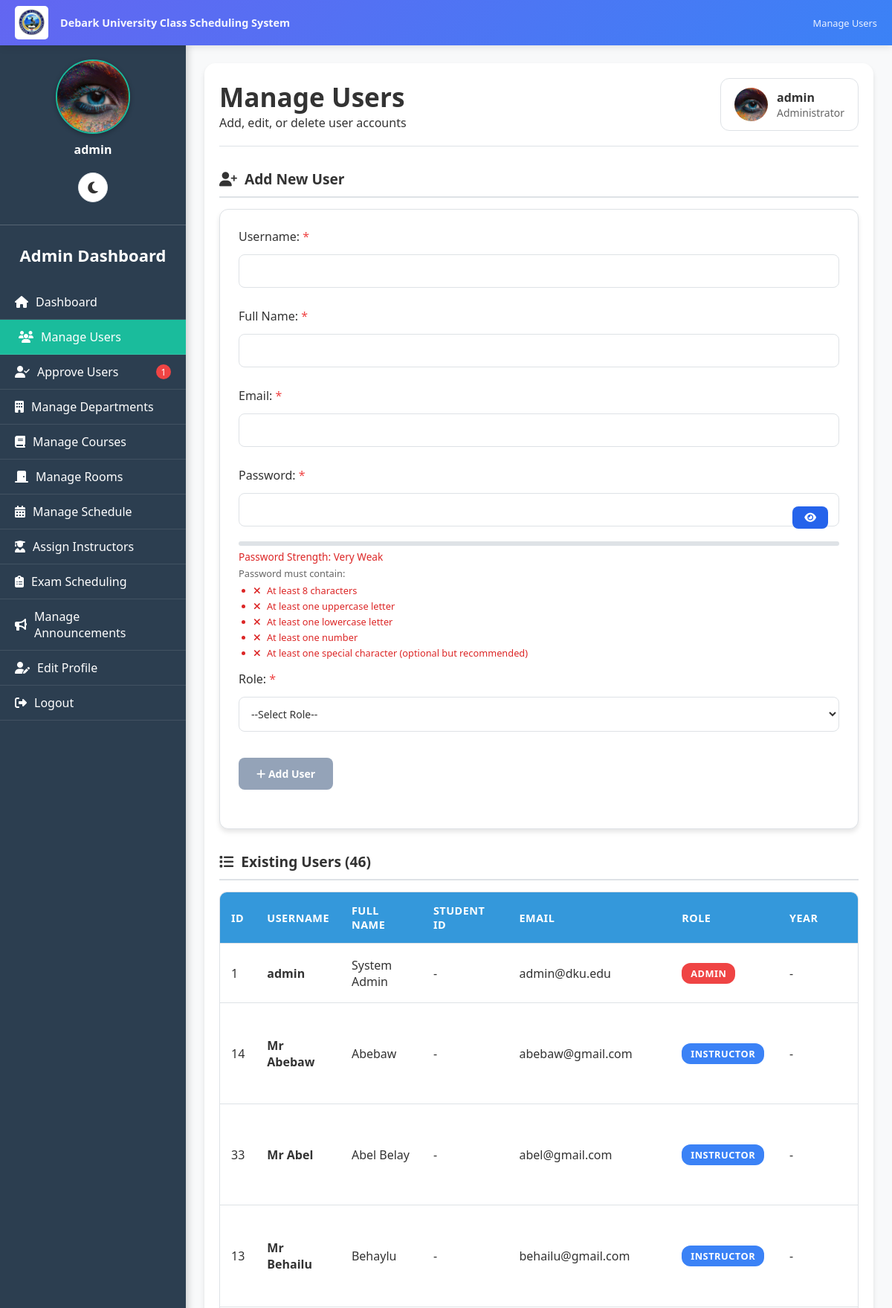
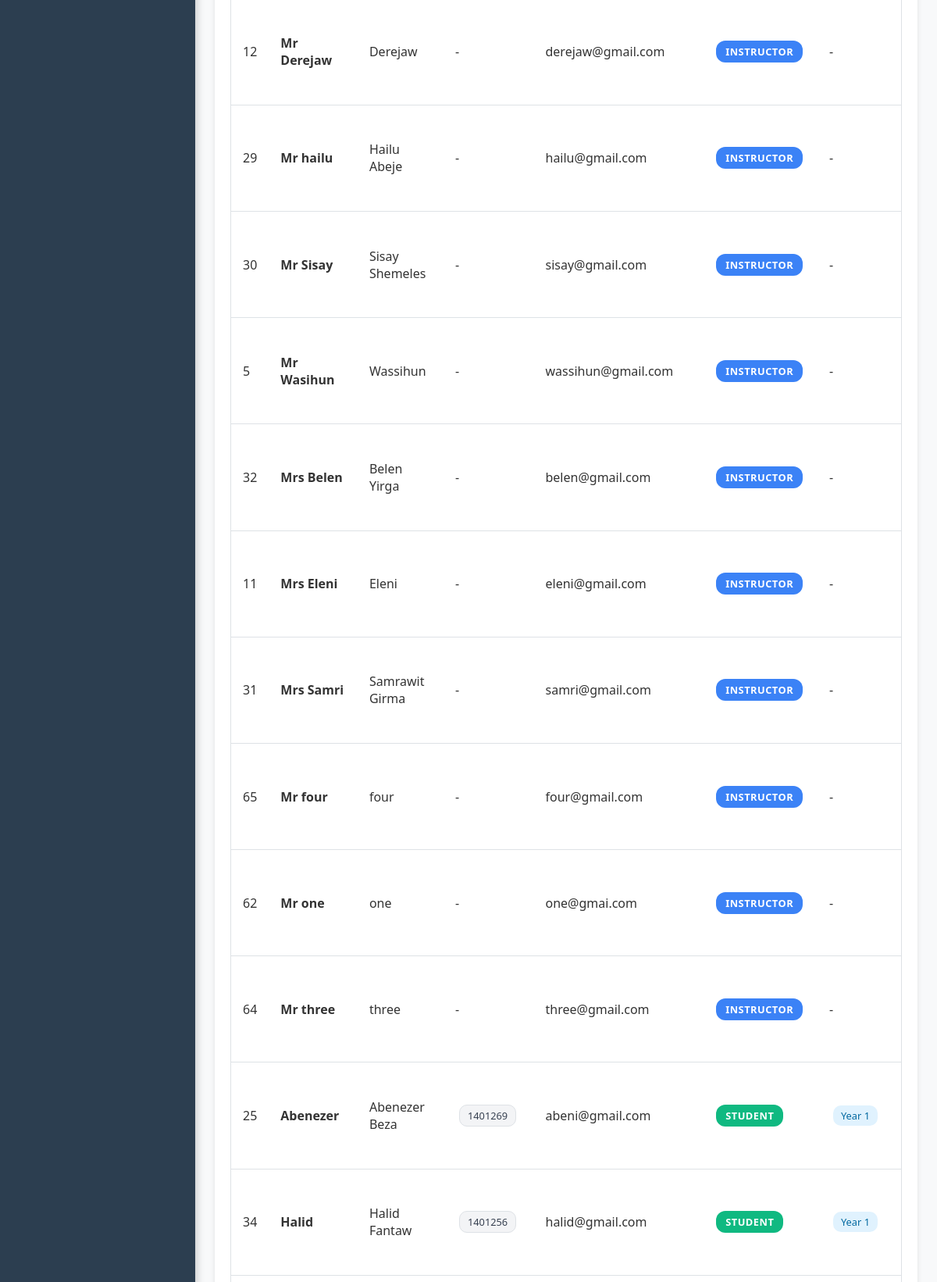
/admin/manage_users.php (signed in, upper part), run on the app's committed database (2 pictures, top to bottom).
### tables this page shows
CREATE TABLE `users` (
  `user_id` int(11) NOT NULL,
  `username` varchar(50) NOT NULL,
  `password` varchar(255) NOT NULL,
  `full_name` varchar(100) NOT NULL,
  `student_id` varchar(50) DEFAULT NULL,
  `email` varchar(100) DEFAULT NULL,
  `role` enum('admin','instructor','student','department_head') NOT NULL,
  `department_id` int(11) DEFAULT NULL,
  `year` varchar(10) DEFAULT NULL,
  `created_at` timestamp NOT NULL DEFAULT current_timestamp(),
  `profile_picture` varchar(255) DEFAULT NULL,
  `email_verified` tinyint(1) DEFAULT 0,
  `verification_token` varchar(255) DEFAULT NULL,
  `is_approved` tinyint(1) DEFAULT 0,
  `is_verified` tinyint(1) NOT NULL DEFAULT 0,
  `id_number` varchar(20) DEFAULT NULL
);

### public/admin/manage_users.php (the view, shortened to what this page needs)
<?php
require __DIR__ . '/../../includes/db.php';
include __DIR__ . '/../includes/darkmode.php';
$user_stmt = $pdo->prepare("SELECT username, email, profile_picture FROM users WHERE user_id=?");
$user_stmt->execute([$_SESSION['user_id']]);
$current_user = $user_stmt->fetch();
function getAdminProfilePicturePath($profile_picture) {
    $locations = [
        __DIR__ . '/../uploads/admin/' . $profile_picture,
        __DIR__ . '/../uploads/' . $profile_picture,
        __DIR__ . '/../../uploads/' . $profile_picture,
        'uploads/admin/' . $profile_picture,
        '../uploads/admin/' . $profile_picture,
        'uploads/' . $profile_picture,
        '../uploads/' . $profile_picture,
    ];
    foreach ($locations as $location) {
        if (file_exists($location)) {
            if (strpos($location, '/admin/') !== false) {
                return '../uploads/admin/' . $profile_picture;
            } elseif (strpos($location, 'uploads/admin/') !== false) {
                return 'uploads/admin/' . $profile_picture;
            } elseif (strpos($location, '../uploads/') !== false) {
                return '../uploads/' . $profile_picture;
            } elseif (strpos($location, 'uploads/') !== false) {
                return 'uploads/' . $profile_picture;
            }
        }
    }
    return '../assets/default_profile.png';
}
$profile_img_path = getAdminProfilePicturePath($current_user['profile_picture'] ?? '');
$editing = false;
$edit_data = [];
$pending_stmt = $pdo->query("SELECT COUNT(*) as count FROM users WHERE is_approved = 0");
$pending_approvals = $pending_stmt->fetchColumn() ?: 0;
$users = $pdo->query("SELECT u.*, d.department_name FROM users u LEFT JOIN departments d ON u.department_id=d.department_id ORDER BY u.role, u.year, u.username")->fetchAll();
$current_page = basename($_SERVER['PHP_SELF']);
?>
<!DOCTYPE html>
<html lang="en" data-theme="<?= $darkMode ? 'dark' : 'light' ?>">
<head>
<link rel="stylesheet" href="https://cdnjs.cloudflare.com/ajax/libs/font-awesome/6.4.0/css/all.min.css">
<link rel="stylesheet" href="../../assets/css/darkmode.css">
</head>
<body>
    <div class="university-header">
        <div class="header-left">
            <img src="../assets/images/dku logo.jpg" alt="Debark University Logo" class="dku-logo-img">
            <div class="system-title">Debark University Class Scheduling System</div>
        </div>
        <div class="header-right">
            Manage Users
        </div>
    </div>
    <div class="sidebar" id="sidebar">
        <div class="sidebar-content" id="sidebarContent">
            <div class="sidebar-profile">
                <img src="<?= htmlspecialchars($profile_img_path) ?>" alt="Profile Picture" id="sidebarProfilePic"
                     onerror="this.onerror=null; this.src='../assets/default_profile.png';">
                <p><?= htmlspecialchars($current_user['username']) ?></p>
            </div>
            <h2>Admin Dashboard</h2>
            <a href="dashboard.php" class="<?= $current_page=='dashboard.php'?'active':'' ?>">
                <i class="fas fa-home"></i> Dashboard
            </a>
            <a href="manage_users.php" class="active">
                <i class="fas fa-users"></i> Manage Users
            </a>
            <a href="approve_users.php" class="<?= $current_page=='approve_users.php'?'active':'' ?>">
                <i class="fas fa-user-check"></i> Approve Users
                <?php if($pending_approvals > 0): ?>
                    <span class="pending-badge"><?= $pending_approvals ?></span>
                <?php endif; ?>
            </a>
            <a href="manage_departments.php" class="<?= $current_page=='manage_departments.php'?'active':'' ?>">
                <i class="fas fa-building"></i> Manage Departments
            </a>
            <a href="manage_courses.php" class="<?= $current_page=='manage_courses.php'?'active':'' ?>">
                <i class="fas fa-book"></i> Manage Courses
            </a>
            <a href="manage_rooms.php" class="<?= $current_page=='manage_rooms.php'?'active':'' ?>">
                <i class="fas fa-door-closed"></i> Manage Rooms
            </a>
            <a href="manage_schedules.php" class="<?= $current_page=='manage_schedules.php'?'active':'' ?>">
                <i class="fas fa-calendar-alt"></i> Manage Schedule
            </a>
            <a href="assign_instructors.php" class="<?= $current_page=='assign_instructors.php'?'active':'' ?>">
                <i class="fas fa-user-graduate"></i> Assign Instructors
            </a>
            <a href="admin_exam_schedules.php" class="<?= $current_page=='admin_exam_schedules.php'?'active':'' ?>">
                <i class="fas fa-clipboard-list"></i> Exam Scheduling
            </a>
            <a href="manage_announcements.php" class="<?= $current_page=='manage_announcements.php'?'active':'' ?>">
                <i class="fas fa-bullhorn"></i> Manage Announcements
            </a>
            <a href="edit_profile.php" class="<?= $current_page=='edit_profile.php'?'active':'' ?>">
                <i class="fas fa-user-edit"></i> Edit Profile
            </a>
            <a href="../logout.php">
                <i class="fas fa-sign-out-alt"></i> Logout
            </a>
        </div>
    </div>
    <div class="main-content">
        <div class="content-wrapper">
            <div class="header">
                <div>
                    <h1>Manage Users</h1>
                    <p>Add, edit, or delete user accounts</p>
                </div>
                <div class="user-info">
                    <img src="<?= htmlspecialchars($profile_img_path) ?>" alt="Profile" id="headerProfilePic"
                         onerror="this.onerror=null; this.src='../assets/default_profile.png';">
                    <div>
                        <div><?= htmlspecialchars($current_user['username']) ?></div>
                        <small>Administrator</small>
                    </div>
                </div>
            </div>
            <div class="user-form-section">
                <div class="form-section-title">
                    <i class="fas fa-<?= $editing ? 'edit' : 'user-plus' ?>"></i>
                    <?= $editing ? "Edit User" : "Add New User" ?>
                </div>
                <form method="POST" class="user-form" id="userForm" onsubmit="return validateForm()">
                    <div class="form-group">
                        <label class="required">Username:</label>
                        <input type="text" name="username" value="<?= isset($edit_data['username']) ? htmlspecialchars($edit_data['username']) : '' ?>" required>
                    </div>
                    <div class="form-group">
                        <label class="required">Full Name:</label>
                        <input type="text" name="full_name" value="<?= isset($edit_data['full_name']) ? htmlspecialchars($edit_data['full_name']) : '' ?>" required>
                    </div>
                    <div class="form-group">
                        <label class="required">Email:</label>
                        <input type="email" name="email" id="email-input"
                               value="<?= isset($edit_data['email']) ? htmlspecialchars($edit_data['email']) : '' ?>"
                               required oninput="validateEmail()">
                    </div>
                    <div class="form-group">
                        <label class="<?= !$editing ? 'required' : '' ?>">Password: <?= $editing ? "<small>(Leave blank to keep current)</small>" : "" ?></label>
                        <div class="password-container">
                            <input type="password" name="password" id="password-input" class="password-input"
                                   <?= !$editing ? 'required' : '' ?> oninput="validatePassword()">
                            <button type="button" class="toggle-password" id="toggle-password-btn"
                                    onclick="togglePasswordVisibility()">
                                <i class="fas fa-eye"></i>
                            </button>
                        </div>
                        <div class="password-strength-container" id="password-strength-container" style="<?= $editing ? 'display:none;' : '' ?>">
                            <div class="password-strength-bar">
                            </div>
                            <div class="password-strength-text" id="password-strength-text"></div>
                            <div class="password-requirements" id="password-requirements">
                                <p>Password must contain:</p>
                                <ul>
                                    <li id="req-length" class="invalid"><i class="fas fa-times"></i> At least 8 characters</li>
                                    <li id="req-uppercase" class="invalid"><i class="fas fa-times"></i> At least one uppercase letter</li>
                                    <li id="req-lowercase" class="invalid"><i class="fas fa-times"></i> At least one lowercase letter</li>
                                    <li id="req-number" class="invalid"><i class="fas fa-times"></i> At least one number</li>
                                    <li id="req-special" class="invalid"><i class="fas fa-times"></i> At least one special character (optional but recommended)</li>
                                </ul>
                            </div>
                        </div>
                    </div>
                    <div class="form-group">
                        <label class="required">Role:</label>
                        <select name="role" id="role-select" required>
                            <option value="">--Select Role--</option>
                        </select>
                    </div>
                    <div class="form-group">
                        <button type="submit" name="save_user" id="submit-btn" <?= $editing ? '' : 'disabled' ?>>
                            <i class="fas fa-<?= $editing ? 'save' : 'plus' ?>"></i>
                            <?= $editing ? "Update User" : "Add User" ?>
                        </button>
                    </div>
                </form>
            </div>
            <div class="users-table-section">
                <div class="form-section-title">
                    <i class="fas fa-list"></i>
                    Existing Users (<?= count($users) ?>)
                </div>
                <div class="table-container">
                    <table class="user-table">
                        <thead>
                            <tr>
                                <th>ID</th>
                                <th>Username</th>
                                <th>Full Name</th>
                                <th>Student ID</th>
                                <th>Email</th>
                                <th>Role</th>
                                <th>Year</th>
                            </tr>
                        </thead>
                        <tbody>
                            <?php foreach($users as $u): ?>
                                <tr>
                                    <td data-label="ID"><?= $u['user_id'] ?></td>
                                    <td data-label="Username">
                                        <strong><?= htmlspecialchars($u['username']) ?></strong>
                                    </td>
                                    <td data-label="Full Name"><?= htmlspecialchars($u['full_name'] ?? '-') ?></td>
                                    <td data-label="Student ID">
                                        <?php if($u['role'] === 'student' && !empty($u['student_id'])): ?>
                                            <span class="student-id-badge"><?= htmlspecialchars($u['student_id']) ?></span>
                                        <?php else: ?>
                                            -
                                        <?php endif; ?>
                                    </td>
                                    <td data-label="Email"><?= htmlspecialchars($u['email']) ?></td>
                                    <td data-label="Role">
                                        <span class="role-badge role-<?= $u['role'] ?>">
                                            <?= htmlspecialchars(ucfirst(str_replace('_', ' ', $u['role']))) ?>
                                        </span>
                                    </td>
                                    <td data-label="Year">
                                        <?php if($u['role'] === 'student' && isset($u['year'])): ?>
                                            <?php if($u['year'] == 'Freshman'): ?>
                                                <span class="year-badge">Freshman</span>
                                            <?php elseif(strpos($u['year'], 'E') === 0): ?>
                                                <span class="year-badge">E<?= substr($u['year'], 1) ?></span>
                                            <?php elseif(is_numeric($u['year'])): ?>
                                                <span class="year-badge">Year <?= $u['year'] ?></span>
                                            <?php endif; ?>
                                        <?php else: ?>
                                            -
                                        <?php endif; ?>
                                    </td>
                                </tr>
                            <?php endforeach; ?>
                        </tbody>
                    </table>
                </div>
            </div>
        </div>
    </div>
</body>
</html>

### public/assets/css/darkmode.css (style rules this page uses)
:root { --bg-primary: #ffffff; --bg-secondary: #f3f4f6; --bg-sidebar: #2c3e50; --bg-card: #ffffff; --bg-input: #ffffff; --text-primary: #111827; --text-secondary: #4b5563; --text-light: #6b7280; --text-sidebar: #ecf0f1; --border-color: #d1d5db; --shadow-color: rgba(0, 0, 0, 0.1); --hover-color: #f9fafb; --table-header: #34495e; --table-stripe: #f2f2f2; --success-bg: #dcfce7; --success-text: #166534; --error-bg: #fee2e2; --error-text: #991b1b; --warning-bg: #fef3c7; --warning-text: #92400e; --info-bg: #dbeafe; --info-text: #1e40af; }
body { background: var(--bg-primary); color: var(--text-primary); }
.sidebar { background: var(--bg-sidebar) !important; }
.sidebar a { color: var(--text-sidebar) !important; }
.sidebar a.active { background: #1abc9c !important; }
.main-content { background: var(--bg-primary); }
.user-form { background: var(--bg-card); }
.user-form input, .user-form select { background: var(--bg-input); color: var(--text-primary); border-color: var(--border-color); }
.user-table th { background: var(--table-header) !important; }
.user-table tr:nth-child(even) { background: var(--table-stripe); }
.form-group label { color: var(--text-primary); }

### public/includes/darkmode.php (style rules this page uses)
:root { --bg-primary: #ffffff; --bg-secondary: #f3f4f6; --bg-sidebar: #2c3e50; --bg-card: #ffffff; --bg-input: #ffffff; --text-primary: #111827; --text-secondary: #4b5563; --text-light: #6b7280; --text-sidebar: #ecf0f1; --border-color: #d1d5db; --shadow-color: rgba(0, 0, 0, 0.1); --hover-color: #f9fafb; --table-header: #34495e; --table-stripe: #f2f2f2; }
body { background: var(--bg-primary); color: var(--text-primary); transition: background-color 0.3s ease, color 0.3s ease; }

### data on the page
users: profile_picture (picture), username "admin", user_id "1", full_name "System Admin", email "admin@dku.edu", role "ADMIN"
users: user_id "14", username "Mr Abebaw", full_name "Abebaw", email "abebaw@gmail.com", role "INSTRUCTOR"
users: user_id "33", username "Mr Abel", full_name "Abel Belay", email "abel@gmail.com", role "INSTRUCTOR"
users: user_id "13", username "Mr Behailu", full_name "Behaylu", email "behailu@gmail.com", role "INSTRUCTOR"
users: user_id "12", username "Mr Derejaw", full_name "Derejaw", email "derejaw@gmail.com", role "INSTRUCTOR"
users: user_id "29", username "Mr hailu", full_name "Hailu Abeje", email "hailu@gmail.com", role "INSTRUCTOR"
users: user_id "30", username "Mr Sisay", full_name "Sisay Shemeles", email "sisay@gmail.com", role "INSTRUCTOR"
users: user_id "5", username "Mr Wasihun", full_name "Wassihun", email "wassihun@gmail.com", role "INSTRUCTOR"
users: user_id "32", username "Mrs Belen", full_name "Belen Yirga", email "belen@gmail.com", role "INSTRUCTOR"
users: user_id "11", username "Mrs Eleni", full_name "Eleni", email "eleni@gmail.com", role "INSTRUCTOR"
users: user_id "31", username "Mrs Samri", full_name "Samrawit Girma", email "samri@gmail.com", role "INSTRUCTOR"
users: user_id "65", username "Mr four", full_name "four", email "four@gmail.com", role "INSTRUCTOR"
users: user_id "62", username "Mr one", full_name "one", email "one@gmai.com", role "INSTRUCTOR"
users: user_id "64", username "Mr three", full_name "three", email "three@gmail.com", role "INSTRUCTOR"
users: user_id "25", username "Abenezer", full_name "Abenezer Beza", student "1401269", email "abeni@gmail.com", role "STUDENT", year "1"
users: user_id "34", username "Halid", full_name "Halid Fantaw", student "1401256", email "halid@gmail.com", role "STUDENT", year "1"

### other printed values
$pending_approvals "1"
count($users) "46"
